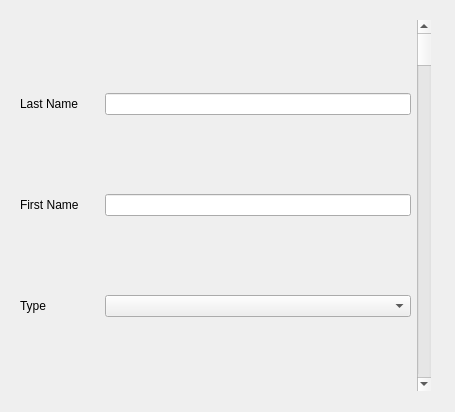
<?xml version="1.0" encoding="UTF-8"?>
<ui version="4.0">
 <class>AddPerson</class>
 <widget class="QDialog" name="AddPerson">
  <property name="geometry">
   <rect>
    <x>0</x>
    <y>0</y>
    <width>455</width>
    <height>412</height>
   </rect>
  </property>
  <property name="windowTitle">
   <string>Dialog</string>
  </property>
  <widget class="QWidget" name="horizontalLayoutWidget">
   <property name="geometry">
    <rect>
     <x>20</x>
     <y>20</y>
     <width>411</width>
     <height>371</height>
    </rect>
   </property>
   <layout class="QHBoxLayout" name="horizontalLayout">
    <item>
     <layout class="QGridLayout" name="gridLayout">
      <item row="1" column="2">
       <widget class="QLineEdit" name="first_name_txt_per"/>
      </item>
      <item row="1" column="0">
       <widget class="QLabel" name="label_2">
        <property name="text">
         <string>First Name</string>
        </property>
       </widget>
      </item>
      <item row="0" column="2">
       <widget class="QLineEdit" name="last_name_txt_per"/>
      </item>
      <item row="0" column="0">
       <widget class="QLabel" name="label">
        <property name="text">
         <string>Last Name</string>
        </property>
       </widget>
      </item>
      <item row="2" column="0">
       <widget class="QLabel" name="label_3">
        <property name="text">
         <string>Type</string>
        </property>
       </widget>
      </item>
      <item row="0" column="1">
       <spacer name="horizontalSpacer">
        <property name="orientation">
         <enum>Qt::Horizontal</enum>
        </property>
        <property name="sizeType">
         <enum>QSizePolicy::Fixed</enum>
        </property>
        <property name="sizeHint" stdset="0">
         <size>
          <width>20</width>
          <height>20</height>
         </size>
        </property>
       </spacer>
      </item>
      <item row="1" column="1">
       <spacer name="horizontalSpacer_2">
        <property name="orientation">
         <enum>Qt::Horizontal</enum>
        </property>
        <property name="sizeType">
         <enum>QSizePolicy::Fixed</enum>
        </property>
        <property name="sizeHint" stdset="0">
         <size>
          <width>20</width>
          <height>20</height>
         </size>
        </property>
       </spacer>
      </item>
      <item row="2" column="1">
       <spacer name="horizontalSpacer_3">
        <property name="orientation">
         <enum>Qt::Horizontal</enum>
        </property>
        <property name="sizeType">
         <enum>QSizePolicy::Fixed</enum>
        </property>
        <property name="sizeHint" stdset="0">
         <size>
          <width>20</width>
          <height>20</height>
         </size>
        </property>
       </spacer>
      </item>
      <item row="2" column="2">
       <widget class="QComboBox" name="comboBox_per"/>
      </item>
     </layout>
    </item>
    <item>
     <widget class="QScrollBar" name="verticalScrollBar">
      <property name="orientation">
       <enum>Qt::Vertical</enum>
      </property>
     </widget>
    </item>
   </layout>
  </widget>
 </widget>
 <resources/>
 <connections/>
</ui>
